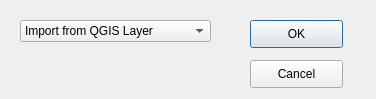
<?xml version="1.0" encoding="UTF-8"?>
<ui version="4.0">
 <class>import_lidar_dialog</class>
 <widget class="QDialog" name="import_lidar_dialog">
  <property name="geometry">
   <rect>
    <x>0</x>
    <y>0</y>
    <width>376</width>
    <height>99</height>
   </rect>
  </property>
  <property name="windowTitle">
   <string>Dialog</string>
  </property>
  <widget class="QComboBox" name="importLidarComboBox">
   <property name="geometry">
    <rect>
     <x>20</x>
     <y>20</y>
     <width>191</width>
     <height>22</height>
    </rect>
   </property>
   <item>
    <property name="text">
     <string>Import from QGIS Layer</string>
    </property>
   </item>
   <item>
    <property name="text">
     <string>Import from Dataset</string>
    </property>
   </item>
   <item>
    <property name="text">
     <string>Import from Desktop</string>
    </property>
   </item>
  </widget>
  <widget class="QPushButton" name="confrimOK">
   <property name="geometry">
    <rect>
     <x>250</x>
     <y>20</y>
     <width>93</width>
     <height>28</height>
    </rect>
   </property>
   <property name="text">
    <string>OK</string>
   </property>
  </widget>
  <widget class="QPushButton" name="confirmCancel">
   <property name="geometry">
    <rect>
     <x>250</x>
     <y>60</y>
     <width>93</width>
     <height>28</height>
    </rect>
   </property>
   <property name="text">
    <string>Cancel</string>
   </property>
  </widget>
 </widget>
 <resources/>
 <connections/>
</ui>
